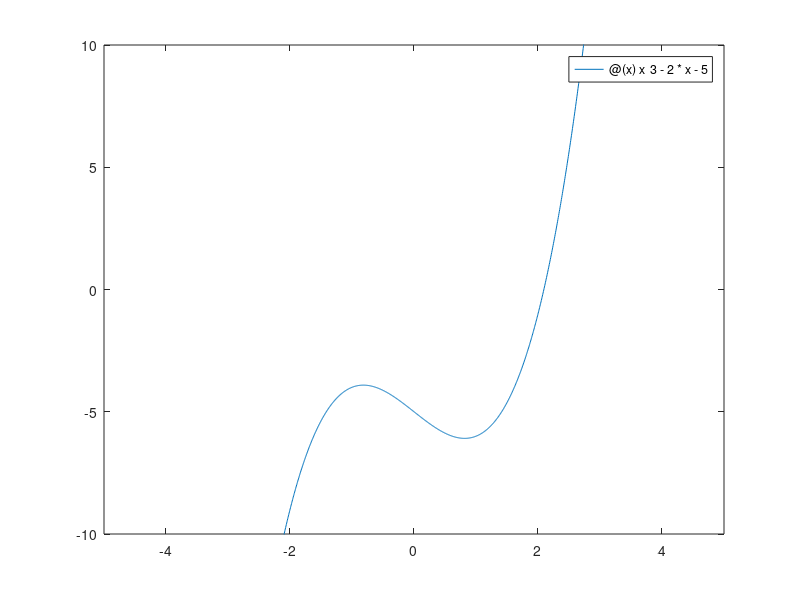

The MATLAB source for this figure: (Note: this script raises an error after producing the figure.)
clc;
f = @(x) x^3-2*x-5;
fd = @(x) 3*x^2-2;
fplot(f, [-5 5])
ylim([-10 10])

secant_calc(f, 2 ,3 ,1.e-12, 1.e-12, 100000);
newton(f, fd ,2,1.e-12,1.e-12,100000);
bisect(f, 2, 3, 1.e-12);

function r = secant_calc(f, x0, x1, xtol, ftol, nmax)
    disp('Secant Method:')
    ITERATIONS = zeros(7,4);
    ITERATIONS(1,:) = [0,x1-x0,x0,x1];
    fx0 = f(x0);
    fx1 = f(x1);
    for n = 1 : nmax
        d = fx1*(x1 - x0)/(fx1-fx0);
        x0 = x1;
        fx0 = fx1;
        x1 = x1 - d;
        fx1 = f(x1);
        ITERATIONS(n+1,:) = [n, d, x0, x1,];
        if abs(d) <= xtol || abs(fx1) <= ftol
            r = x1;
            disp(array2table(ITERATIONS,"VariableNames",["n","d","x0","x1"],"RowNames",["Start","Loop 1","Loop 2","Loop 3","Loop 4","Loop 5","Loop 6"]));
            return
        end
    end
    r = x1;
end

function r = newton(f, fd, x, xtol, ftol, nmax)
    disp('Newton Method:')
    ITERATIONS = zeros(5,3);
    ITERATIONS(1,:) = [0,0,x];
    for n = 1 : nmax
        d = f(x)/fd(x);
        x = x-d;
        ITERATIONS(n+1,:) = [n, abs(d), x];
        if abs(d) <= xtol || f(x) <= ftol
            r = x;
            disp(array2table(ITERATIONS,"VariableNames",["n","d","x"],"RowNames",["Start","Loop 1","Loop 2","Loop 3","Loop 4"]));
            return
        end
    end
    r = x1;
end   

function r = bisect(f, a, b, delta)
    c = (a+b)/2;
    error = abs(b-a)/2;
    counter = 2;
    ROW = strings(1,40);
    ROW(1,1) = "Start";
    disp('Bisection Method:')
    ITERATIONS = zeros(10,4);
    ITERATIONS(1,:) = [a, b, c, error,];
    while error > delta
        if f(c) == 0
            r = c;
            return
        end
        if f(a)*f(c) < 0
            b = c;
        else
            a = c;
        end
        c = (a+b)/2;
        error = error/2;
        ITERATIONS(counter,:) = [a, b, c, error];
        ROW(1,counter) = ["Loop "+(counter-1)];
        counter = counter + 1;
    end
    r = c;
    disp(array2table(ITERATIONS,"VariableNames",["a","b","c", "error"],"RowNames",ROW));
end 

